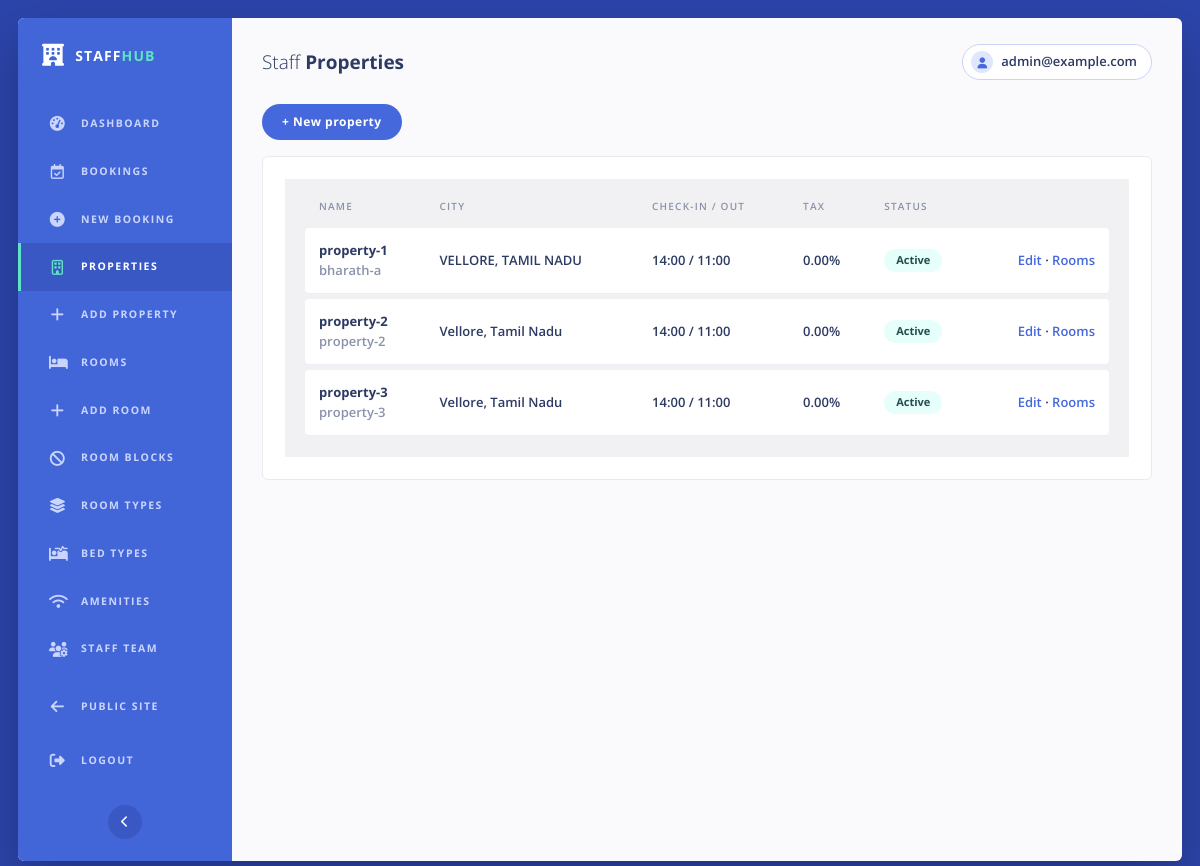
The page /staff/properties/ (signed in) on the database its author committed.
### accounts/models.py (models this page shows, shortened)
class User(AbstractUser):
    email = models.EmailField("email address", unique=True)
    phone = models.CharField(max_length=20, blank=True)

### properties/models.py (models this page shows, shortened)
class Property(TimeStampedModel):
    name = models.CharField(max_length=200)
    slug = models.SlugField(max_length=220, unique=True)
    description = models.TextField(blank=True)
    address_line = models.CharField(max_length=255)
    city = models.CharField(max_length=100, db_index=True)
    state = models.CharField(max_length=100)
    country = models.CharField(max_length=100, default="India")
    phone = models.CharField(max_length=20)
    email = models.EmailField()
    timezone = models.CharField(max_length=64, default="Asia/Kolkata", validators=[validate_timezone])
    check_in_time = models.TimeField(default="14:00")
    check_out_time = models.TimeField(default="11:00")
    free_cancellation_hours = models.PositiveIntegerField(default=24)
    tax_percent = models.DecimalField(
        max_digits=5, decimal_places=2, default=0,
        validators=[MinValueValidator(0), MaxValueValidator(100)],
    )
    amenities = models.ManyToManyField(Amenity, blank=True, related_name="properties")
    is_active = models.BooleanField(default=True, db_index=True)
    class Meta:
        verbose_name_plural = "properties"
        ordering = ["name"]
        constraints = [
            models.CheckConstraint(
                condition=Q(tax_percent__gte=0) & Q(tax_percent__lte=100),
                name="property_tax_percent_0_100",
            ),
        ]

### backoffice/views.py (the view)
# urls.py: path("properties/", views.PropertyListView.as_view(), name="staff_properties"),
class PropertyListView(ManagerRequiredMixin, ListView):
    template_name = "backoffice/property_list.html"
    context_object_name = "properties"
    def get_queryset(self):
        return managed_properties(self.request.user).order_by("name")

### accounts/access.py (called while the page is built)
def _active(user):
    return bool(user is not None and getattr(user, "is_authenticated", False) and user.is_active)

def properties_with_role(user, min_role=Role.RECEPTIONIST):
    if not _active(user):
        return Property.objects.none()
    if user.is_superuser:
        return Property.objects.all()
    return Property.objects.filter(
        staff_assignments__user=user,
        staff_assignments__role__in=_roles_at_least(min_role),
    ).distinct()

def is_staff_member(user, min_role=Role.RECEPTIONIST):
    if not _active(user):
        return False
    return user.is_superuser or properties_with_role(user, min_role).exists()

### backoffice/views.py (called while the page is built)
def managed_properties(user):
    return properties_with_role(user, Role.MANAGER)

    def dispatch(self, request, *args, **kwargs):
        if request.user.is_authenticated and not is_staff_member(request.user, Role.MANAGER):
            raise PermissionDenied
        return super().dispatch(request, *args, **kwargs)

### templates/backoffice/property_list.html (shortened to what this page needs)
{% extends "backoffice/base.html" %}
{% block heading %}Properties{% endblock %}
{% block content %}
{% if user.is_superuser %}<p style="margin-bottom:16px"><a class="btn" href="{% url 'staff_property_new' %}">+ New property</a></p>{% endif %}
<div class="card"><div class="table-wrap"><table>
  <tr><th>Name</th><th>City</th><th>Check-in / out</th><th>Tax</th><th>Status</th><th></th></tr>
  {% for p in properties %}<tr>
    <td><b>{{ p.name }}</b><br><span class="muted">{{ p.slug }}</span></td>
    <td>{{ p.city }}, {{ p.state }}</td>
    <td>{{ p.check_in_time|time:"H:i" }} / {{ p.check_out_time|time:"H:i" }}</td>
    <td>{{ p.tax_percent }}%</td>
    <td><span class="badge {% if p.is_active %}s-confirmed{% else %}s-cancelled{% endif %}">{% if p.is_active %}Active{% else %}Closed{% endif %}</span></td>
    <td class="right"><a href="{% url 'staff_property_edit' p.pk %}">Edit</a> &middot; <a href="{% url 'staff_rooms' %}?property={{ p.slug }}">Rooms</a></td>
  </tr>{% empty %}<tr><td colspan="6" class="muted">No properties.</td></tr>{% endfor %}
</table></div></div>
{% endblock %}

### templates/backoffice/base.html (shortened to what this page needs)
<!doctype html>
<html lang="en">
<head>
<link rel="stylesheet" href="https://cdnjs.cloudflare.com/ajax/libs/font-awesome/6.4.0/css/all.min.css">
</head>
<body>
<div class="shell" id="shell">
  <aside class="side">
    <div class="brand"><i class="fa-solid fa-hotel"></i><span>STAFF<b>HUB</b></span></div>
    {% with n=request.resolver_match.url_name %}
    <nav class="staff-nav" aria-label="Staff navigation">
      <a href="{% url 'staff_dashboard' %}" class="{% if n == 'staff_dashboard' %}on{% endif %}"><i class="fa-solid fa-gauge-high"></i><span class="lbl">Dashboard</span></a>
      <a href="{% url 'staff_bookings' %}" class="{% if n == 'staff_bookings' or n == 'staff_booking_detail' or n == 'staff_booking_action' %}on{% endif %}"><i class="fa-regular fa-calendar-check"></i><span class="lbl">Bookings</span></a>
      <a href="{% url 'staff_new_booking' %}" class="{% if n == 'staff_new_booking' %}on{% endif %}"><i class="fa-solid fa-circle-plus"></i><span class="lbl">New booking</span></a>
      <a href="{% url 'staff_properties' %}" class="{% if n == 'staff_properties' or n == 'staff_property_edit' or n == 'staff_property_image_add' or n == 'staff_property_image_delete' %}on{% endif %}"><i class="fa-regular fa-building"></i><span class="lbl">Properties</span></a>
      <a href="{% url 'staff_property_new' %}" class="{% if n == 'staff_property_new' %}on{% endif %}"><i class="fa-solid fa-plus"></i><span class="lbl">Add property</span></a>
      <a href="{% url 'staff_rooms' %}" class=""><i class="fa-solid fa-bed"></i><span class="lbl">Rooms</span></a>
      <a href="{% url 'staff_room_new' %}" class="{% if n == 'staff_room_new' %}on{% endif %}"><i class="fa-solid fa-plus"></i><span class="lbl">Add room</span></a>
      <a href="{% url 'staff_blocks' %}" class="{% if n == 'staff_blocks' or n == 'staff_block_new' %}on{% endif %}"><i class="fa-solid fa-ban"></i><span class="lbl">Room blocks</span></a>
      <a href="{% url 'staff_roomtypes' %}" class="{% if n == 'staff_roomtypes' or n == 'staff_roomtype_new' or n == 'staff_roomtype_edit' %}on{% endif %}"><i class="fa-solid fa-layer-group"></i><span class="lbl">Room types</span></a>
      <a href="{% url 'staff_bedtypes' %}" class="{% if n == 'staff_bedtypes' or n == 'staff_bedtype_new' or n == 'staff_bedtype_edit' %}on{% endif %}"><i class="fa-solid fa-bed-pulse"></i><span class="lbl">Bed types</span></a>
      <a href="{% url 'staff_amenities' %}" class="{% if n == 'staff_amenities' or n == 'staff_amenity_new' or n == 'staff_amenity_edit' %}on{% endif %}"><i class="fa-solid fa-wifi"></i><span class="lbl">Amenities</span></a>
      {% if user.is_superuser %}
      <a href="{% url 'staff_team' %}" class="{% if n == 'staff_team' or n == 'staff_team_new' or n == 'staff_team_edit' %}on{% endif %}"><i class="fa-solid fa-users-gear"></i><span class="lbl">Staff team</span></a>
      {% endif %}
    </nav>
    {% endwith %}
    <div class="side-foot">
      <a href="{% url 'home' %}" class="navbtn" style="text-decoration:none"><i class="fa-solid fa-arrow-left"></i><span class="lbl">Public site</span></a>
      <form method="post" action="{% url 'logout' %}">{% csrf_token %}
        <button type="submit" class="navbtn"><i class="fa-solid fa-right-from-bracket"></i><span class="lbl">Logout</span></button>
      </form>
      <button type="button" class="collapse" id="collapse-btn" aria-label="Collapse menu"><i class="fa-solid fa-chevron-left"></i></button>
    </div>
  </aside>
  <div class="main">
    <header class="top">
      <span class="title">Staff <strong>{% block heading %}{% endblock %}</strong></span>
      <div class="who">
        <span class="av"><i class="fa-solid fa-user"></i></span>
        <span>{{ user.email|default:user.username }}</span>
      </div>
    </header>
    <main class="content">
      {% block content %}{% endblock %}
    </main>
  </div>
</div>
</body>
</html>

### templates/backoffice/base.html (style rules this page uses)
:root { --frame:#2c45ab; --side:#4265d8; --side-dark:#3a58c4; --accent:#5fe3c4; --blue:#4568dc; --sky:#7fc6f4; --cyan:#62dfe0; --mint:#5fd5ae; --bg:#faf9fb; --grey:#f1f0f2; --line:#e8eaf2; --text:#2d3a63; --muted:#8a93ab; --red:#d64545; --green:#2f9e6b; }
* { box-sizing:border-box;margin:0;padding:0 }
body { font-family:'Open Sans',Arial,sans-serif;background:var(--frame);color:var(--text);font-size:14px;line-height:1.5;padding:18px }
a { color:var(--blue);text-decoration:none }
.shell { display:flex;min-height:calc(100vh - 36px);border-radius:6px;overflow:hidden;background:var(--bg);box-shadow:0 20px 50px rgba(0,0,0,.25) }
.side { width:214px;background:var(--side);color:#fff;display:flex;flex-direction:column;flex-shrink:0;transition:width .2s ease }
.brand { display:flex;align-items:center;gap:10px;padding:26px 24px 34px;font-weight:700;letter-spacing:.08em;font-size:14px;white-space:nowrap }
.brand i { font-size:22px }
.brand b { color:var(--accent) }
.side nav.staff-nav { display:flex;flex-direction:column;flex:1;min-width:0 }
.side nav.staff-nav a,.side .navbtn { display:flex;align-items:center;gap:14px;padding:16px 28px;color:#c9d5ff;font-size:10.5px;font-weight:700;letter-spacing:.14em;text-transform:uppercase;white-space:nowrap;border-left:3px solid transparent;background:none;border-top:0;border-right:0;border-bottom:0;width:100%;text-align:left;cursor:pointer;border-radius:0;font-family:inherit }
.side nav.staff-nav a i,.side .navbtn i { font-size:15px;width:18px;text-align:center }
.side nav.staff-nav a.on { background:var(--side-dark);color:#fff;border-left-color:var(--accent) }
.side nav.staff-nav a.on i { color:var(--accent) }
.side-foot { padding:10px 0 22px;display:flex;flex-direction:column;gap:6px }
.side-foot form { display:block }
.collapse { margin:14px auto 0;width:34px;height:34px;border-radius:50%;border:0;background:var(--side-dark);color:#fff;display:flex;align-items:center;justify-content:center;cursor:pointer;padding:0 }
.collapse i { transition:transform .2s }
.main { flex:1;min-width:0;display:flex;flex-direction:column }
.top { display:flex;justify-content:space-between;align-items:center;gap:12px;flex-wrap:wrap;padding:26px 30px 8px }
.top .title { font-size:19px;font-weight:300;color:var(--text) }
.top .title strong { font-weight:700 }
.who { display:flex;align-items:center;gap:8px;border:1px solid #c9d3f5;border-radius:999px;padding:6px 14px 6px 8px;background:#fff;font-size:13px;font-weight:600;color:var(--text);overflow-wrap:anywhere }
.who .av { width:22px;height:22px;border-radius:50%;background:#dfe7ff;color:var(--blue);display:flex;align-items:center;justify-content:center;font-size:11px }
.content { padding:16px 30px 34px;max-width:1400px;width:100% }
button,.btn { font:inherit;font-weight:700;font-size:12px;letter-spacing:.04em;border:0;border-radius:999px;padding:9px 20px;cursor:pointer;background:var(--blue);color:#fff;display:inline-block }
.card,.panel { background:#fff;border:1px solid var(--line);border-radius:6px;padding:22px;margin-bottom:22px }
.table-wrap { width:100%;overflow-x:auto;background:var(--grey);padding:6px 20px 16px }
table { width:100%;border-collapse:separate;border-spacing:0 6px }
th { text-align:left;font-size:10px;font-weight:600;color:var(--muted);text-transform:uppercase;letter-spacing:.12em;padding:8px 14px }
td { background:#fff;padding:13px 14px;vertical-align:middle;font-size:13px;font-weight:600;box-shadow:0 1px 0 #eceef6 }
td:first-child { border-radius:4px 0 0 4px }
td:last-child { border-radius:0 4px 4px 0 }
.badge { display:inline-block;padding:3px 12px;border-radius:999px;font-size:11px;font-weight:700;background:#edf0f8;color:#4a5578 }
.s-confirmed { background:#e6fffa;color:#234e52 }
.muted { color:var(--muted) }
.right { text-align:right }

### rows shown on the page
User: email "admin@example.com"
Property: name "property-1", slug "bharath-a", city "VELLORE", state "TAMIL NADU", check_in_time "14:00", check_out_time "11:00", tax_percent "0.00", is_active "Active"
Property: name "property-2", slug "property-2", city "Vellore", state "Tamil Nadu", check_in_time "14:00", check_out_time "11:00", tax_percent "0.00", is_active "Active"
Property: name "property-3", slug "property-3", city "Vellore", state "Tamil Nadu", check_in_time "14:00", check_out_time "11:00", tax_percent "0.00", is_active "Active"
